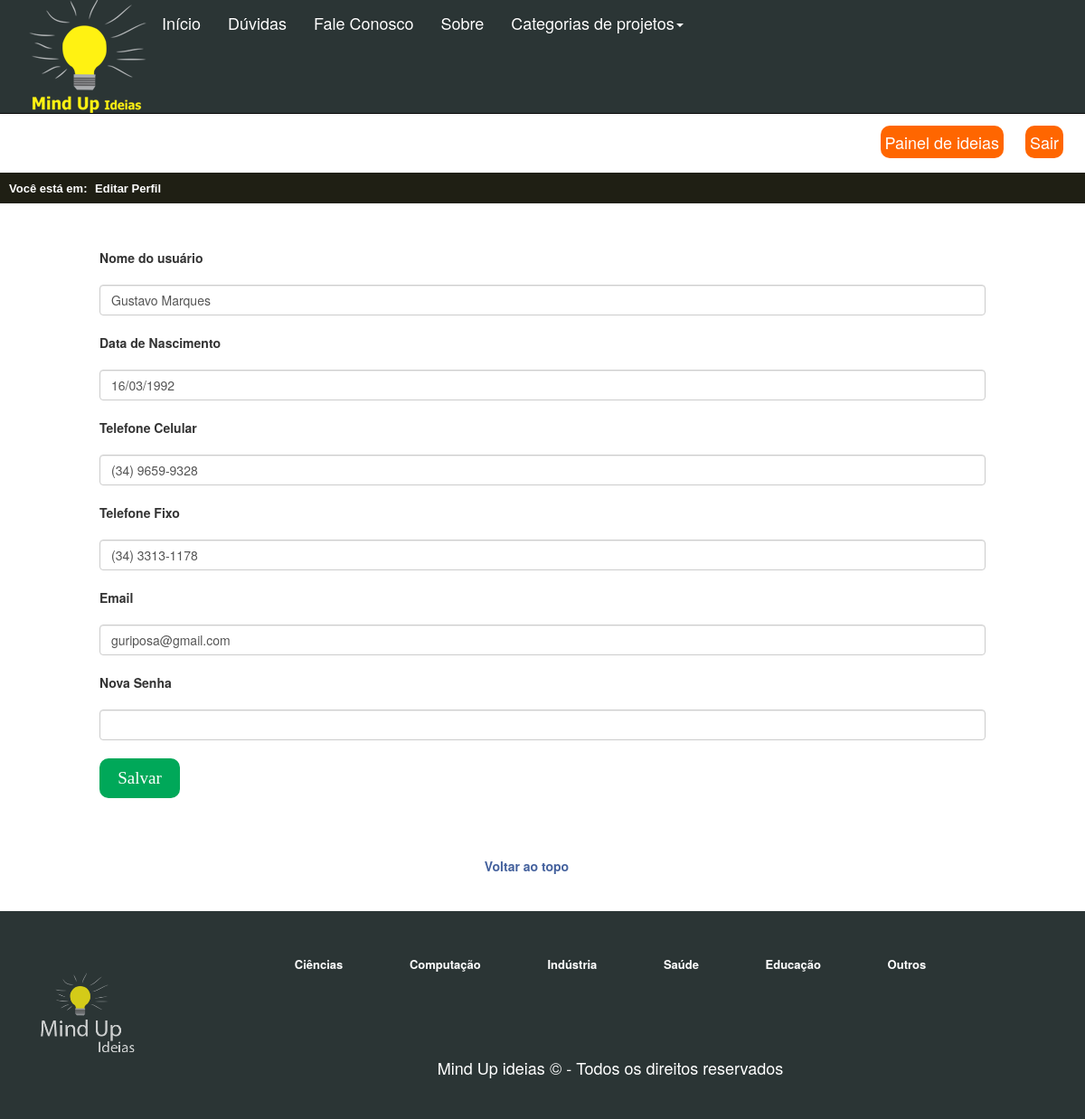
The page /view/editarperfil.php (signed in) on the database its author committed.
### tables this page shows
CREATE TABLE IF NOT EXISTS `usuario` (
  `id` bigint(20) unsigned NOT NULL AUTO_INCREMENT,
  `nome` varchar(200) NOT NULL,
  `dataNascimento` date NOT NULL,
  `telefoneCelular` varchar(150) NOT NULL,
  `telefoneFixo` varchar(150) NOT NULL,
  `email` varchar(200) NOT NULL,
  `confirmaemail` varchar(200) NOT NULL,
  `senha` varchar(200) NOT NULL,
  `confirmasenha` varchar(200) NOT NULL,
  `investimento` decimal(10,2) NOT NULL,
  `imagem` varchar(500) NOT NULL,
  PRIMARY KEY (`id`),
  UNIQUE KEY `id` (`id`)
);

### view/editarPerfil.php (the view, shortened to what this page needs)
<?php include('../includes/header.php') ?>
<?php include('../includes/topo.php') ?>
<?php include('../controles/abriusessao.php') ?>
<div id="localizaoSite">
    <div id="localizaoReduzido">
        <span id='topo' class="fontDouradaTahoma">Você está em:</span><span class=""> &nbsp;Editar Perfil</span>
    </div>
</div>
<br><br>
<?php
    if ((!isset($_SESSION['email']) == true) and ( !isset($_SESSION['senha']) == true)) {
        unset($_SESSION['email']);
        unset($_SESSION['senha']);
        echo '<meta http-equiv="refresh" content="0;url=login.php">';
    } else {
        $conexao = Conexao::getInstance();
        $email = $_SESSION['email'];
        $res = $conexao->query("select * from usuario where email = '$email'");
        $a = $res->fetch();
        $id = $a[0];
        $nome = $a[1];
        $dataNascimento = $a[2];
        $telefone_fixo = $a[4];
        $telefone_celular = $a[3];
        $email = $a[6];
        $arrumaData = explode("-", $dataNascimento);
        $dataParaBancoMysql = $arrumaData[2] . '/' . $arrumaData[1] . '/' . $arrumaData[0];
        echo "
    			<form enctype='multipart/form-data' action='../controles/updatePerfil.php' method='POST' onsubmit='return validaCampos()'>
    				<table>
    				<th colspan='2'>Nome do usuário</th>
    				<tr><td><input class='form-control' type='text' id='nome' name='nome' value='$nome' size='50'></td></tr>
    				<th colspan='2'>Data de Nascimento</th>
    				<tr><td><input class='form-control' type='text' id='datepicker' name='datepicker' value='$dataParaBancoMysql'></td></tr>
    				<th colspan='2'>Telefone Celular</th>
    				<tr><td><input class='form-control' type='text' id='celular' name='celular' value='$telefone_celular'></td></tr>
    				<th colspan='2'>Telefone Fixo</th>
    				<tr><td><input class='form-control type='text' id='telfixo' name='telFixo' value='$telefone_fixo'></td></tr>
    				<th colspan='2'>Email</th>
    				<tr><td><input class='form-control' type='text' id='email' name='email' value='$email'></td></tr>
    				<th colspan='2'>Nova Senha</th>
    				<tr><td><input class='form-control' type='password' id='senha' name='senha' value=''></td></tr>
    				<input type='hidden' id='id' name='id' value='$id' />
    		";
    }
?>
<tr><td><input type='submit' value='Salvar'></td></tr>
</table></form>
<br><br><a href='#topo' class='topo'>Voltar ao topo</a><br><br><br>
<?php include('../includes/rodape.php') ?>

### css/site.css (style rules this page uses)
input { height:20px; font-size:17px; }
.fontDouradaTahoma { color: #FFF!important; margin-right:5px; }
* { margin: 0 auto; padding: 0px; }
body { text-align:center; background-color:#EFEFE7; overflow-x:hidden; }
input, textarea { font-family: 'fontsitemedium'; }
#localizaoSite { width: 100%; min-width: 100%; height: 34px; background-color:#1F1F14; }
#localizaoReduzido { width:100%; height:100%; margin-left:10px; }
#localizaoReduzido span { font-family: Tahoma, Geneva, sans-serif; font-weight: bold; font-size: 13px; display: inline-block; position: relative; color: #fff; float: left; margin-top: 9px; }
table tr td { padding-top:5px; padding-bottom:5px; border-radius: 10px; padding: 10px; text-align: justify; }
table th { padding: 10px; text-align:justify; border-radius: 10px; }
table { text-align:center; width:1000px; border:0; }
.topo { color:#44619d; font-weight:bold; padding-right:35px; }
td { font-size: 18px; color: #000; text-align: left; }
input[type="submit"], #btCadastro { clear: left; width: 89px; height: 44px; font-size: 19px; text-align: center; font-family: "fontsite"; background:#00a859; border: none; color: #fff; cursor: pointer; border-radius: 10px; transition: .2s; margin-bottom: 15px; }

### rows shown on the page
usuario: nome "Gustavo Marques", datepicker "16/03/1992", celular "(34) 9659-9328", telFixo "(34) 3313-1178", email "guriposa@gmail.com"
